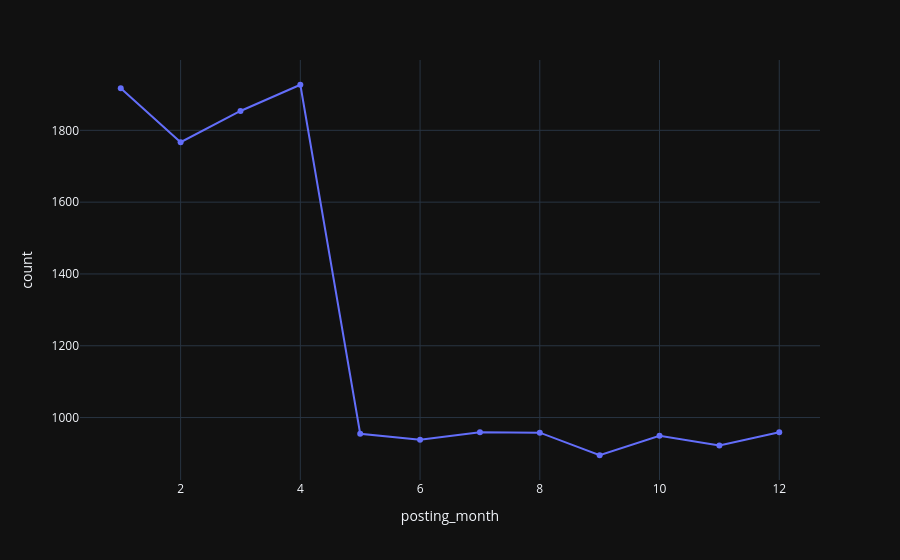

Write notebook code for a chart like this one.
### Code cell
px.line(df.posting_month.value_counts().reset_index().sort_values(by='posting_month'), x='posting_month', y='count',
        markers=True, template='plotly_dark')

### Figure 1 — Plotly figure (JSON) as saved in the notebook; plotly's stock layout.template omitted (floating-point values rounded to 4 significant figures)
{"data": [{"hovertemplate": "posting_month=%{x}<br>count=%{y}<extra></extra>", "legendgroup": "", "line": {"color": "#636efa", "dash": "solid"}, "marker": {"symbol": "circle"}, "mode": "lines+markers", "name": "", "orientation": "v", "showlegend": false, "type": "scatter", "x": [1, 2, 3, 4, 5, 6, 7, 8, 9, 10, 11, 12], "xaxis": "x", "y": [1917, 1767, 1854, 1927, 955, 938, 959, 958, 895, 949, 922, 959], "yaxis": "y"}], "layout": {"legend": {"tracegroupgap": 0}, "margin": {"t": 60}, "xaxis": {"anchor": "y", "domain": [0, 1], "title": {"text": "posting_month"}}, "yaxis": {"anchor": "x", "domain": [0, 1], "title": {"text": "count"}}}}
